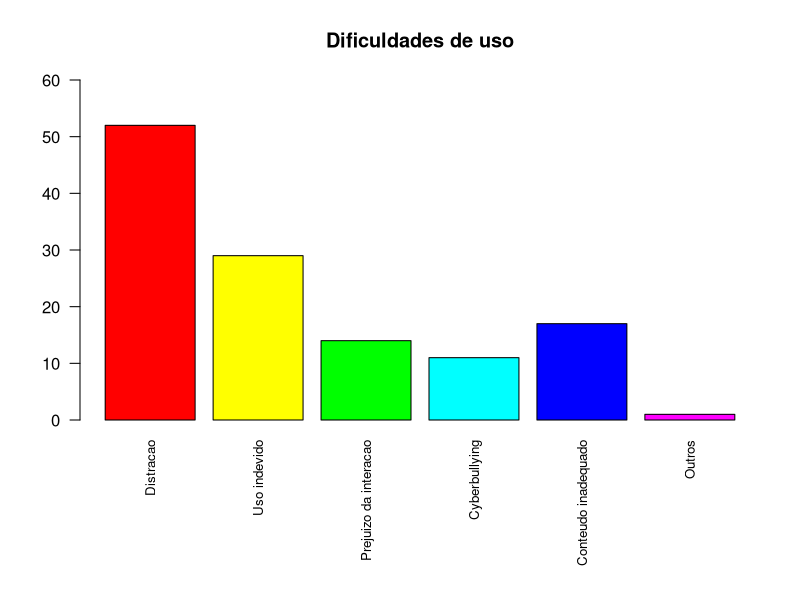

Write R code to recreate this figure.
#instala o package se necessário
if (!require(readxl)) install.packages('readxl')
library(readxl)

#joga a planilha em "dados"
dados <- read_excel("dados/umses_graduacao_2018_vtidy.xlsx", sheet="dados")

#cria o vetor "dificuldades" com a quantidade de pessoas que responderam "sim" a cada uma
#das perguntas da seção 5, na ordem expressa em "rotulos"
dificuldades <- c(sum(dados$distracao), sum(dados$usoindev), sum(dados$prejintera), sum(dados$bulling), sum(dados$continadeq), 1)

rotulos <- c("Distracao", "Uso indevido", "Prejuizo da interacao", "Cyberbullying", "Conteudo inadequado", "Outros")

#Inicia a geração da imagem
png(filename="gráficos/Secao5_barplot.png", width = 800, height = 600, pointsize = 20)

#muda as margens do gráfico para que o texto não seja cortado
par(mar = c(9,4,4,2))

#"las = 2" faz o texto ficar na vertical; "cex.names" diminui o tamanho do texto; "ylim" determina
#o mínimo e máximo do eixo y
barplot(dificuldades, col = rainbow(6),
        main = "Dificuldades de uso",
        horiz = F, las = 2,  names.arg = rotulos, cex.names = 0.8, ylim = c(0,60))

#encerra o salvamento da imagem
dev.off()

